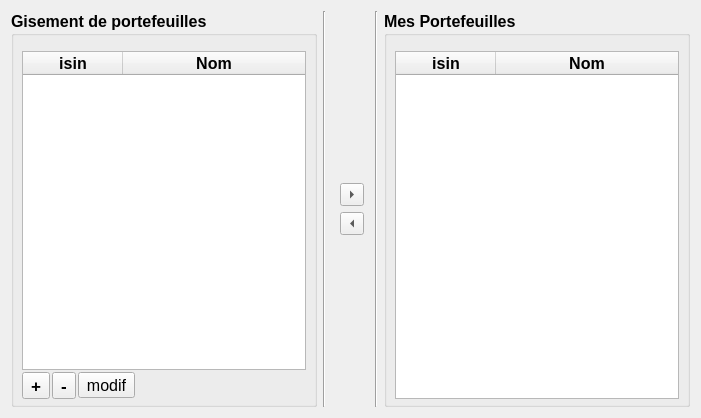
<?xml version="1.0" encoding="UTF-8"?>
<ui version="4.0">
 <class>GererPortefeuilles</class>
 <widget class="QWidget" name="GererPortefeuilles">
  <property name="geometry">
   <rect>
    <x>0</x>
    <y>0</y>
    <width>701</width>
    <height>418</height>
   </rect>
  </property>
  <property name="windowTitle">
   <string>Gérer les Portefeuilles</string>
  </property>
  <layout class="QVBoxLayout" name="verticalLayout">
   <item>
    <layout class="QHBoxLayout" name="horizontalLayout_2">
     <item>
      <widget class="QGroupBox" name="groupBoxGisement">
       <property name="font">
        <font>
         <pointsize>12</pointsize>
         <weight>75</weight>
         <bold>true</bold>
        </font>
       </property>
       <property name="title">
        <string>Gisement de portefeuilles</string>
       </property>
       <property name="flat">
        <bool>true</bool>
       </property>
       <layout class="QVBoxLayout" name="verticalLayout_2">
        <property name="spacing">
         <number>2</number>
        </property>
        <property name="leftMargin">
         <number>8</number>
        </property>
        <property name="topMargin">
         <number>15</number>
        </property>
        <property name="rightMargin">
         <number>8</number>
        </property>
        <property name="bottomMargin">
         <number>5</number>
        </property>
        <item>
         <widget class="QTableWidget" name="tableWidgetGisementPortefeuille">
          <property name="editTriggers">
           <set>QAbstractItemView::EditKeyPressed</set>
          </property>
          <property name="alternatingRowColors">
           <bool>true</bool>
          </property>
          <property name="selectionBehavior">
           <enum>QAbstractItemView::SelectRows</enum>
          </property>
          <attribute name="horizontalHeaderStretchLastSection">
           <bool>true</bool>
          </attribute>
          <column>
           <property name="text">
            <string>isin</string>
           </property>
          </column>
          <column>
           <property name="text">
            <string>Nom</string>
           </property>
          </column>
         </widget>
        </item>
        <item>
         <layout class="QHBoxLayout" name="horizontalLayout">
          <item>
           <widget class="QToolButton" name="toolButtonAdd">
            <property name="font">
             <font>
              <pointsize>13</pointsize>
             </font>
            </property>
            <property name="text">
             <string>+</string>
            </property>
            <property name="popupMode">
             <enum>QToolButton::InstantPopup</enum>
            </property>
           </widget>
          </item>
          <item>
           <widget class="QToolButton" name="toolButtonRemove">
            <property name="font">
             <font>
              <pointsize>13</pointsize>
             </font>
            </property>
            <property name="text">
             <string>-</string>
            </property>
            <property name="popupMode">
             <enum>QToolButton::InstantPopup</enum>
            </property>
           </widget>
          </item>
          <item>
           <widget class="QToolButton" name="toolButtonEdit">
            <property name="font">
             <font>
              <weight>50</weight>
              <bold>false</bold>
             </font>
            </property>
            <property name="text">
             <string>modif</string>
            </property>
            <property name="popupMode">
             <enum>QToolButton::InstantPopup</enum>
            </property>
           </widget>
          </item>
          <item>
           <spacer name="horizontalSpacer">
            <property name="orientation">
             <enum>Qt::Horizontal</enum>
            </property>
            <property name="sizeHint" stdset="0">
             <size>
              <width>40</width>
              <height>20</height>
             </size>
            </property>
           </spacer>
          </item>
         </layout>
        </item>
       </layout>
      </widget>
     </item>
     <item>
      <widget class="Line" name="lineWest">
       <property name="orientation">
        <enum>Qt::Vertical</enum>
       </property>
      </widget>
     </item>
     <item>
      <layout class="QVBoxLayout" name="verticalLayout_3">
       <property name="leftMargin">
        <number>8</number>
       </property>
       <property name="rightMargin">
        <number>5</number>
       </property>
       <item>
        <spacer name="verticalSpacer">
         <property name="orientation">
          <enum>Qt::Vertical</enum>
         </property>
         <property name="sizeHint" stdset="0">
          <size>
           <width>20</width>
           <height>40</height>
          </size>
         </property>
        </spacer>
       </item>
       <item>
        <widget class="QToolButton" name="toolButtonAddToMyPortfolio">
         <property name="text">
          <string/>
         </property>
         <property name="popupMode">
          <enum>QToolButton::InstantPopup</enum>
         </property>
         <property name="arrowType">
          <enum>Qt::RightArrow</enum>
         </property>
        </widget>
       </item>
       <item>
        <widget class="QToolButton" name="toolButtonRemoveFromMyPortfolio">
         <property name="text">
          <string/>
         </property>
         <property name="popupMode">
          <enum>QToolButton::InstantPopup</enum>
         </property>
         <property name="arrowType">
          <enum>Qt::LeftArrow</enum>
         </property>
        </widget>
       </item>
       <item>
        <spacer name="verticalSpacer_2">
         <property name="orientation">
          <enum>Qt::Vertical</enum>
         </property>
         <property name="sizeHint" stdset="0">
          <size>
           <width>20</width>
           <height>40</height>
          </size>
         </property>
        </spacer>
       </item>
      </layout>
     </item>
     <item>
      <widget class="Line" name="lineEast">
       <property name="orientation">
        <enum>Qt::Vertical</enum>
       </property>
      </widget>
     </item>
     <item>
      <widget class="QGroupBox" name="groupBoxMyPortfolios">
       <property name="font">
        <font>
         <pointsize>12</pointsize>
         <weight>75</weight>
         <bold>true</bold>
        </font>
       </property>
       <property name="title">
        <string>Mes Portefeuilles</string>
       </property>
       <layout class="QVBoxLayout" name="verticalLayout_4">
        <property name="spacing">
         <number>2</number>
        </property>
        <property name="leftMargin">
         <number>8</number>
        </property>
        <property name="topMargin">
         <number>15</number>
        </property>
        <property name="rightMargin">
         <number>8</number>
        </property>
        <property name="bottomMargin">
         <number>5</number>
        </property>
        <item>
         <widget class="QTableWidget" name="tableWidgetPortefeuilles">
          <property name="alternatingRowColors">
           <bool>true</bool>
          </property>
          <property name="selectionBehavior">
           <enum>QAbstractItemView::SelectRows</enum>
          </property>
          <attribute name="horizontalHeaderStretchLastSection">
           <bool>true</bool>
          </attribute>
          <column>
           <property name="text">
            <string>isin</string>
           </property>
          </column>
          <column>
           <property name="text">
            <string>Nom</string>
           </property>
          </column>
         </widget>
        </item>
       </layout>
      </widget>
     </item>
    </layout>
   </item>
  </layout>
 </widget>
 <resources/>
 <connections/>
</ui>
